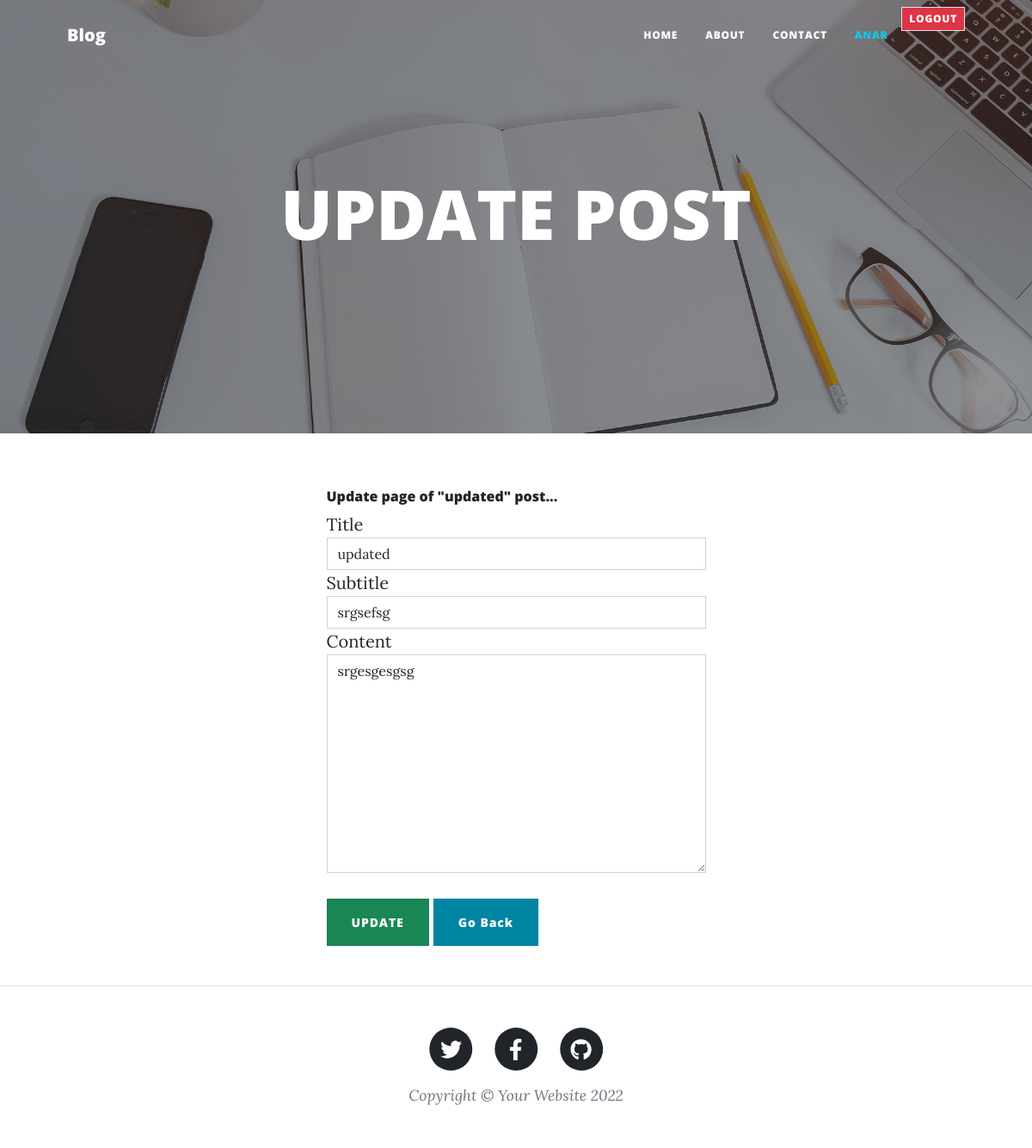
/post/14/update/ (signed in), run on the app's committed database.
### core/models.py (models this page shows, shortened)
class Post(models.Model):
    title = models.CharField(max_length=100, blank=True, null=True)
    subtitle = models.CharField(max_length=200, blank=True, null=True)
    content = models.TextField(max_length=100, blank=True, null=True)
    author = models.ForeignKey(User, on_delete=models.SET_NULL, blank=True, null=True)
    date_published = models.DateTimeField(auto_now_add=True, blank=True, null=True)
    date_modified = models.DateTimeField(auto_now=True, blank=True, null=True)
    class Meta:
        ordering = ('-date_published',)

### core/views.py (the view)
# urls.py: path('post/<int:pk>/update/', update_view, name='update'),
@login_required()
def update_view(request, pk):
    obj = get_object_or_404(Post, id=pk)
    if obj.author == request.user:
        form = PostCreateForm(instance = obj)
        if request.method == "POST":
            form = PostCreateForm(request.POST, instance = obj)
            if form.is_valid():
                form.save()
                return redirect('detail', pk=pk)
    else:
        return HttpResponseForbidden(request)
    context = {'form':form,'post':obj}
    return render(request, 'update.html', context)

### core/forms.py
class PostCreateForm(forms.ModelForm):
    class Meta:
        model = Post
        fields = ['title', 'subtitle', 'content']

### templates/update.html (shortened to what this page needs)
{% extends 'main.html' %}
{% load crispy_forms_tags %}
{% load static %}
{% block content %}
<header class="masthead" style="background-image: url('{% static "assets/img/home-bg.jpg" %}')">
    <div class="container position-relative px-4 px-lg-5">
        <div class="row gx-4 gx-lg-5 justify-content-center">
            <div class="col-md-10 col-lg-8 col-xl-7">
                <div class="site-heading">
                    <h1>UPDATE POST</h1>
                </div>
            </div>
        </div>
    </div>
</header>
<div class="container d-flex justify-content-center w-50 p-3">
    <form method="post">
        <h6>Update page of "{{ post.title }}" post...</h6>
        {{ form|crispy }}
        <br>
        <input type="submit" class="btn btn-success" value="UPDATE">
        <a href="{{request.META.HTTP_REFERER}}" class="btn btn-primary btn" role="button" aria-pressed="true"> Go Back</a>
    </form>
</div>
<br>
{% endblock content %}

### templates/main.html (shortened to what this page needs)
{% load static %}
<!DOCTYPE html>
<html lang="en">
    <head>
        <link href="{% static 'css/styles.css' %}" rel="stylesheet" />
    </head>
    <body>
        {% if request.user.is_authenticated %}
            <nav class="navbar navbar-expand-lg navbar-light" id="mainNav">
                <div class="container px-4 px-lg-5">
                    <a class="navbar-brand" href="{% url 'home' %}">Blog</a>
                    <div class="collapse navbar-collapse" id="navbarResponsive">
                        <ul class="navbar-nav ms-auto py-4 py-lg-0">
                            <li class="nav-item"><a class="nav-link px-lg-3 py-3 py-lg-4" href="{% url 'home' %}">Home</a></li>
                            <li class="nav-item"><a class="nav-link px-lg-3 py-3 py-lg-4" href="{% url 'about' %}">About</a></li>
                            <li class="nav-item"><a class="nav-link px-lg-3 py-3 py-lg-4" href="{% url 'contact' %}">Contact</a></li>
                            {% if request.user.is_authenticated %}
                                <li class="nav-item"><a class="nav-link px-lg-3 py-3 py-lg-4 text-info" href="{% url 'userposts' user.username %}">{{request.user}}</a></li>
                                <li class="nav-item"><a role="button" class="nav-link px-lg-2 py-3 py-lg-1 btn btn-lg btn-danger border" href="{% url 'logout' %}">LOGOUT</a></li>
                            {% endif %}
                        </ul>
                    </div>
                </div>
            </nav>
        {% endif %}
        {% block content %}{% endblock content %}
        <footer class="border-top">
            <div class="container px-4 px-lg-5">
                <div class="row gx-4 gx-lg-5 justify-content-center">
                    <div class="col-md-10 col-lg-8 col-xl-7">
                        <ul class="list-inline text-center">
                            <li class="list-inline-item">
                                <a href="#!">
                                    <span class="fa-stack fa-lg">
                                        <i class="fas fa-circle fa-stack-2x"></i>
                                        <i class="fab fa-twitter fa-stack-1x fa-inverse"></i>
                                    </span>
                                </a>
                            </li>
                            <li class="list-inline-item">
                                <a href="#!">
                                    <span class="fa-stack fa-lg">
                                        <i class="fas fa-circle fa-stack-2x"></i>
                                        <i class="fab fa-facebook-f fa-stack-1x fa-inverse"></i>
                                    </span>
                                </a>
                            </li>
                            <li class="list-inline-item">
                                <a href="#!">
                                    <span class="fa-stack fa-lg">
                                        <i class="fas fa-circle fa-stack-2x"></i>
                                        <i class="fab fa-github fa-stack-1x fa-inverse"></i>
                                    </span>
                                </a>
                            </li>
                        </ul>
                        <div class="small text-center text-muted fst-italic">Copyright &copy; Your Website 2022</div>
                    </div>
                </div>
            </div>
        </footer>
    </body>
</html>

### data on the page
Post: title "updated", subtitle "srgsefsg", content "srgesgesgsg"

### other printed values
{{ request.user }} "ANAR"
